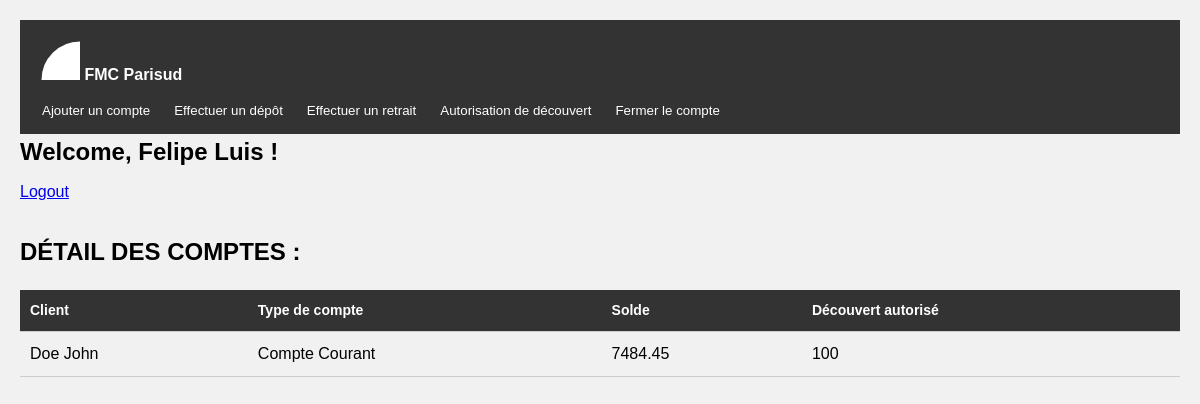
Screenshot of /accounts.php?customer_id=1 (signed in) with the database file from the repository.
### tables this page shows
CREATE TABLE `advisors` (
  `id` int NOT NULL,
  `email` varchar(255) NOT NULL,
  `password` varchar(255) NOT NULL,
  `lastname` varchar(255) NOT NULL,
  `firstname` varchar(255) NOT NULL,
  `gpdr` tinyint(1) NOT NULL,
  `created_at` datetime NOT NULL DEFAULT CURRENT_TIMESTAMP
);

CREATE TABLE `accounts` (
  `id` int NOT NULL,
  `type` enum('Livret A','Compte Courant','Plan Épargne Logement','') NOT NULL,
  `balance` decimal(10,2) NOT NULL,
  `overdraft` int NOT NULL,
  `costumers_id` int NOT NULL
);

CREATE TABLE `customers` (
  `id` int NOT NULL,
  `email` varchar(255) NOT NULL,
  `lastname` varchar(255) NOT NULL,
  `firstname` varchar(255) NOT NULL,
  `birth_date` date NOT NULL,
  `address` varchar(255) NOT NULL,
  `address_comp` varchar(255) NOT NULL,
  `zip` varchar(255) NOT NULL,
  `city` varchar(255) NOT NULL,
  `phone` varchar(255) NOT NULL,
  `gpdr` tinyint(1) NOT NULL,
  `created_at` datetime NOT NULL DEFAULT CURRENT_TIMESTAMP,
  `advisors_id` int NOT NULL
);

### accounts.php (the view, shortened to what this page needs)
<?php
require 'includes/connection.php';
$email = $_SESSION['email'];
$sql = 'SELECT lastname, firstname FROM advisors WHERE email = :email';
$query = $db->prepare($sql);
$query->bindValue(':email', $email, PDO::PARAM_STR);
$query->execute();
$advisor = $query->fetch(PDO::FETCH_ASSOC);
if (isset($_SESSION['email'])) {
    if (isset($_GET['customer_id'])) {
        $customer_id = $_GET['customer_id'];
        $sql = "SELECT * FROM customers WHERE id = :customer_id";
        $query = $db->prepare($sql);
        $query->bindValue(':customer_id', $customer_id, PDO::PARAM_INT);
        $query->execute();
        $selected_customer = $query->fetch(PDO::FETCH_ASSOC);
        $sql = "SELECT * FROM accounts WHERE costumers_id = :customer_id";
        $query = $db->prepare($sql);
        $query->bindValue(':customer_id', $customer_id, PDO::PARAM_INT);
        $query->execute();
        $accounts = $query->fetchAll(PDO::FETCH_ASSOC);
    }
}
?>
<!DOCTYPE html>
<html lang="fr">
<head>
    <link rel="stylesheet" href="./css/styles.min.css">
</head>
<body>
    <nav>
        <div>
            <a href=""><svg height="50" width="50">
                    <circle cx="50" cy="50" r="40" stroke="#333" stroke-width="3" fill="#fff" />
                </svg> FMC Parisud</a>
        </div>
        <ul id="advisor-actions" style="list-style-type: none; display:flex;">
            <li><button>Ajouter un compte</button></li>
            <li><button>Effectuer un dépôt</button></li>
            <li><button>Effectuer un retrait</button></li>
            <li><button>Autorisation de découvert</button></li>
            <li><button>Fermer le compte</button></li>
        </ul>
    </nav>
    <div>
        <div>
            <h3>Welcome, <?php echo $advisor['lastname'] . ' ' . $advisor['firstname']; ?> !</h3>
            <a href="logout.php">Logout</a>
        </div>
    </div>
    <h2>DÉTAIL DES COMPTES :</h2>
    <table>
        <thead>
            <tr>
                <th>Client</th>
                <th>Type de compte</th>
                <th>Solde</th>
                <th>Découvert autorisé</th>
            </tr>
        </thead>
        <tbody>
            <?php if (isset($selected_customer)) : ?>
                <?php $customer = $selected_customer; ?>
                <?php foreach ($accounts as $account) : ?>
                    <tr>
                        <td><?php echo $customer['lastname'] . ' ' . $customer['firstname']; ?></td>
                        <td><?php echo $account['type']; ?></td>
                        <td><?php echo $account['balance']; ?></td>
                        <td><?php echo $account['overdraft']; ?></td>
                    </tr>
                <?php endforeach; ?>
            <?php endif; ?>
        </tbody>
    </table>
</body>
</html>

### rows the page displays
advisors: lastname "Felipe", firstname "Luis"
accounts: costumers.lastname "Doe", costumers.firstname "John", type "Compte Courant", balance "7484.45", overdraft "100"
